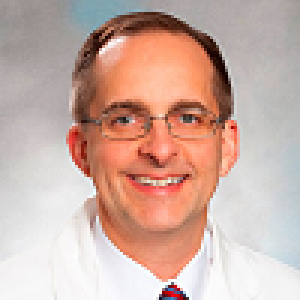
#> input picture our_data/100x100.png, 100 x 100 px (shown 3 times larger)
$ python program.py
#> lines starting #> are read from the running program, lines starting #| are printed output that depends on the picture
### splitter.py
import numpy as np
import imageio
from PIL import Image as im

def split(image_path):
#> called with image_path = 'our_data/100x100.png'
    image = im.open(image_path)
#> image is the input picture: PIL image 100x100 RGBA; mean R, G, B, A 204.4, 174.1, 163.8, 255
    # convert image to numpy array
    data = np.asarray(image)
    print(type(data))
#| <class 'numpy.ndarray'>
    print(data[:,:,0].shape)
#| (100, 100)

    d1 = data[:,:,0]
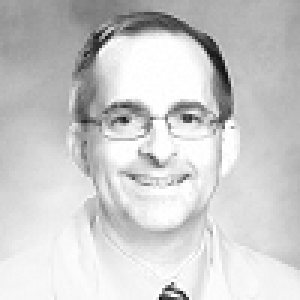
#> d1: shape (100, 100) (shown 3 times larger); min 16, max 255, mean 204.4
    d2 = data[:,:,1]
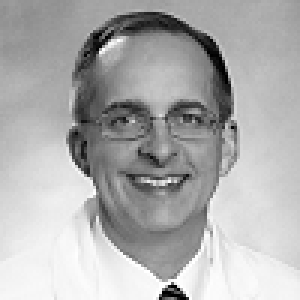
#> d2: shape (100, 100) (shown 3 times larger); min 0, max 255, mean 174.1
    d3 = data[:,:,2]
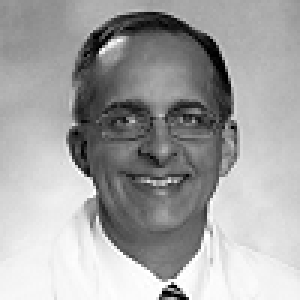
#> d3: shape (100, 100) (shown 3 times larger); min 0, max 255, mean 163.8


    dat = im.fromarray(d1)
    dat.save('our_data/R.png')
    dat = im.fromarray(d2)
    dat.save('our_data/G.png')
    dat = im.fromarray(d3)
    dat.save('our_data/B.png')

split('our_data/100x100.png')

### program.py
import cvxpy as cp
import numpy as np
import matplotlib.pyplot as plt
import sys
import splitter as splt
import create_data_for_assignment as cret
import combine_images as com

zoom, corruption = 0.2, 0.7

if len(sys.argv) > 2:
    if sys.argv[1] == '0': # reconstruct the given incomplete image
        dir_name = sys.argv[2]
        A_inv = np.load(dir_name + "/A_inv.npy")
        C = np.load(dir_name + "/C.npy")
        y = np.load(dir_name + "/y.npy")

        print("A_inv.shape",A_inv.shape)
        print("C.shape",C.shape)
        print("y.shape",y.shape)

        k, n = C.shape

        # Construct the problem.
        s = cp.Variable(shape=(n,1))

        objective = cp.Minimize( cp.norm(s,1)  )
        constraint = [ (cp.norm(y - C*s, 2)) <= 1e-5 ]

        prob = cp.Problem(objective, constraint)

        prob.solve(solver=None, verbose=True)
        print("s.shape", s.shape)
        ls = [each[0] for each in s.value]

        x = np.dot(A_inv, np.array(ls))

        x = np.transpose(x.reshape(100, 100))
        plt.imshow(x, cmap='gray')
        plt.title("Reconstructed")
        plt.show()
        plt.imsave('Reconstructed/recons_given_heat.png', x)
        plt.imsave('Reconstructed/recons_given_grayscale.png', x, cmap='gray')

    if sys.argv[1] == '1': # use our image, split, create data, reconstruct, combine
        target_image = sys.argv[2]
        splt.split(target_image)
        images = ['our_data/R.png', 'our_data/G.png', 'our_data/B.png']
        dest = ['our_data/R/', 'our_data/G/', 'our_data/B/']
        for i in range(3):
            cret.run(images[i], dest[i], zoom, corruption)

            A_inv = np.load(dest[i] + "/A_inv.npy")
            C = np.load(dest[i] + "/C.npy")
            y = np.load(dest[i] + "/y.npy")

            print("A_inv.shape",A_inv.shape)
            print("C.shape",C.shape)
            print("y.shape",y.shape)

            k, n = C.shape

            # Construct the problem.
            s = cp.Variable(shape=(n,1))

            objective = cp.Minimize( cp.norm(s,1)  )
            constraint = [ (cp.norm(y - C@s, 2)) <= 1e-5 ]

            prob = cp.Problem(objective, constraint)

            prob.solve(solver=None, verbose=True)
            print("s.shape", s.shape)
            ls = [each[0] for each in s.value]

            x = np.dot(A_inv, np.array(ls))

            np.save(dest[i] + "s_vec", x)
        com.combine(int(zoom*100))
